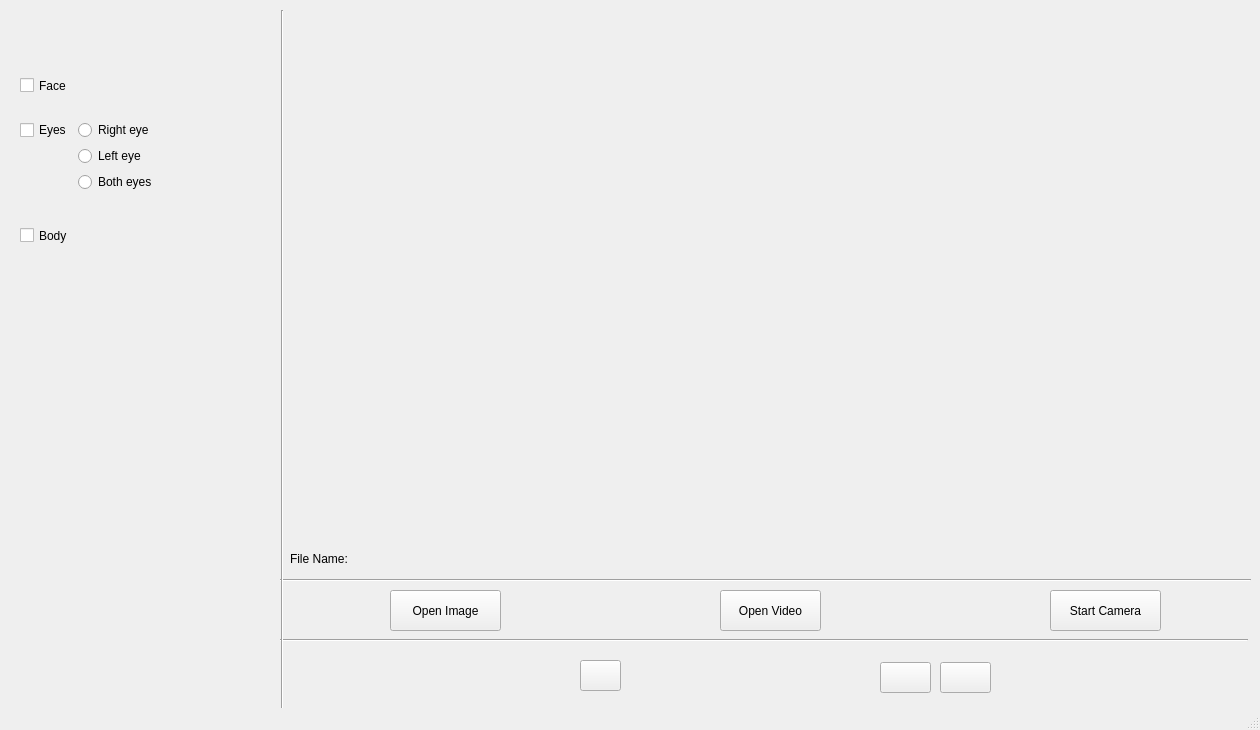
<?xml version="1.0" encoding="UTF-8"?>
<ui version="4.0">
 <class>CV_01</class>
 <widget class="QMainWindow" name="CV_01">
  <property name="geometry">
   <rect>
    <x>0</x>
    <y>0</y>
    <width>1260</width>
    <height>730</height>
   </rect>
  </property>
  <property name="sizePolicy">
   <sizepolicy hsizetype="Fixed" vsizetype="Fixed">
    <horstretch>0</horstretch>
    <verstretch>0</verstretch>
   </sizepolicy>
  </property>
  <property name="minimumSize">
   <size>
    <width>1260</width>
    <height>730</height>
   </size>
  </property>
  <property name="maximumSize">
   <size>
    <width>1260</width>
    <height>730</height>
   </size>
  </property>
  <property name="windowTitle">
   <string>Qt Object Detection</string>
  </property>
  <property name="windowIcon">
   <iconset theme="image-x-generic"/>
  </property>
  <property name="autoFillBackground">
   <bool>false</bool>
  </property>
  <property name="tabShape">
   <enum>QTabWidget::TabShape::Rounded</enum>
  </property>
  <widget class="QWidget" name="centralwidget">
   <widget class="QPushButton" name="videoOpenButton">
    <property name="geometry">
     <rect>
      <x>720</x>
      <y>590</y>
      <width>101</width>
      <height>41</height>
     </rect>
    </property>
    <property name="text">
     <string>Open Video</string>
    </property>
   </widget>
   <widget class="Line" name="line_2">
    <property name="geometry">
     <rect>
      <x>280</x>
      <y>630</y>
      <width>968</width>
      <height>20</height>
     </rect>
    </property>
    <property name="orientation">
     <enum>Qt::Orientation::Horizontal</enum>
    </property>
   </widget>
   <widget class="QPushButton" name="photoOpenButton">
    <property name="geometry">
     <rect>
      <x>390</x>
      <y>590</y>
      <width>111</width>
      <height>41</height>
     </rect>
    </property>
    <property name="text">
     <string>Open Image</string>
    </property>
   </widget>
   <widget class="QPushButton" name="photoRightSwitchButton">
    <property name="geometry">
     <rect>
      <x>940</x>
      <y>662</y>
      <width>51</width>
      <height>31</height>
     </rect>
    </property>
    <property name="text">
     <string/>
    </property>
   </widget>
   <widget class="QPushButton" name="photoLeftSwitchButton">
    <property name="geometry">
     <rect>
      <x>880</x>
      <y>662</y>
      <width>51</width>
      <height>31</height>
     </rect>
    </property>
    <property name="text">
     <string/>
    </property>
   </widget>
   <widget class="QPushButton" name="videoPlayPause">
    <property name="geometry">
     <rect>
      <x>580</x>
      <y>660</y>
      <width>41</width>
      <height>31</height>
     </rect>
    </property>
    <property name="text">
     <string/>
    </property>
   </widget>
   <widget class="QPushButton" name="startCameraButton">
    <property name="geometry">
     <rect>
      <x>1050</x>
      <y>590</y>
      <width>111</width>
      <height>41</height>
     </rect>
    </property>
    <property name="text">
     <string>Start Camera</string>
    </property>
   </widget>
   <widget class="Line" name="line_4">
    <property name="geometry">
     <rect>
      <x>280</x>
      <y>570</y>
      <width>971</width>
      <height>20</height>
     </rect>
    </property>
    <property name="orientation">
     <enum>Qt::Orientation::Horizontal</enum>
    </property>
   </widget>
   <widget class="QLabel" name="currentFileNameLabel">
    <property name="geometry">
     <rect>
      <x>370</x>
      <y>550</y>
      <width>871</width>
      <height>17</height>
     </rect>
    </property>
    <property name="text">
     <string/>
    </property>
   </widget>
   <widget class="QLabel" name="CONSTFILENAME">
    <property name="geometry">
     <rect>
      <x>290</x>
      <y>550</y>
      <width>81</width>
      <height>17</height>
     </rect>
    </property>
    <property name="text">
     <string>File Name:</string>
    </property>
   </widget>
   <widget class="Line" name="line">
    <property name="geometry">
     <rect>
      <x>262</x>
      <y>10</y>
      <width>41</width>
      <height>711</height>
     </rect>
    </property>
    <property name="orientation">
     <enum>Qt::Orientation::Vertical</enum>
    </property>
   </widget>
   <widget class="QCheckBox" name="Detect_Face">
    <property name="geometry">
     <rect>
      <x>20</x>
      <y>60</y>
      <width>221</width>
      <height>51</height>
     </rect>
    </property>
    <property name="text">
     <string>Face</string>
    </property>
   </widget>
   <widget class="QCheckBox" name="Detect_Body">
    <property name="geometry">
     <rect>
      <x>20</x>
      <y>220</y>
      <width>231</width>
      <height>31</height>
     </rect>
    </property>
    <property name="text">
     <string>Body</string>
    </property>
   </widget>
   <widget class="QWidget" name="formLayoutWidget">
    <property name="geometry">
     <rect>
      <x>20</x>
      <y>120</y>
      <width>228</width>
      <height>101</height>
     </rect>
    </property>
    <layout class="QFormLayout" name="DetectEyeGroup">
     <item row="0" column="0">
      <widget class="QCheckBox" name="DetectEyesCheck">
       <property name="text">
        <string>Eyes</string>
       </property>
      </widget>
     </item>
     <item row="0" column="1">
      <widget class="QRadioButton" name="EyeRight">
       <property name="text">
        <string>Right eye</string>
       </property>
      </widget>
     </item>
     <item row="1" column="1">
      <widget class="QRadioButton" name="EyeLeft">
       <property name="text">
        <string>Left eye</string>
       </property>
      </widget>
     </item>
     <item row="2" column="1">
      <widget class="QRadioButton" name="EyeBoth">
       <property name="text">
        <string>Both eyes</string>
       </property>
      </widget>
     </item>
    </layout>
   </widget>
   <widget class="QLabel" name="MediaBox">
    <property name="geometry">
     <rect>
      <x>296</x>
      <y>10</y>
      <width>951</width>
      <height>531</height>
     </rect>
    </property>
    <property name="text">
     <string/>
    </property>
   </widget>
  </widget>
  <widget class="QStatusBar" name="statusbar"/>
  <action name="actionSelect_File">
   <property name="text">
    <string>Select File</string>
   </property>
  </action>
  <action name="actionStart_Camera">
   <property name="text">
    <string>Start Camera</string>
   </property>
  </action>
  <action name="actionSelect_YOLO_model">
   <property name="text">
    <string>Select YOLO model</string>
   </property>
  </action>
  <action name="actionSave_File">
   <property name="text">
    <string>Save File</string>
   </property>
  </action>
  <action name="actionOpen_File">
   <property name="text">
    <string>Open File</string>
   </property>
  </action>
 </widget>
 <resources/>
 <connections/>
</ui>
